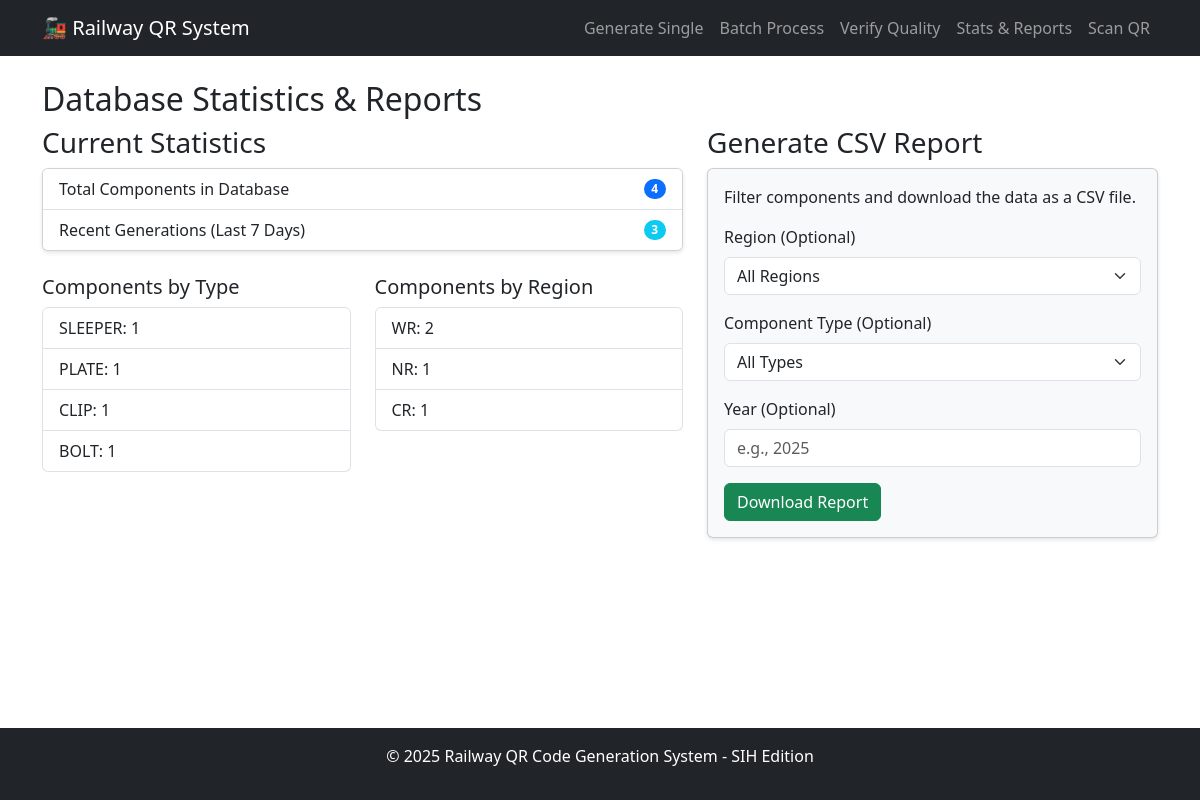
Screenshot of /report with the database file from the repository.
### tables this page shows
CREATE TABLE components (
                    id INTEGER PRIMARY KEY AUTOINCREMENT, qr_data TEXT UNIQUE NOT NULL,
                    region TEXT NOT NULL, division TEXT NOT NULL, track_id INTEGER NOT NULL,
                    km_marker INTEGER NOT NULL, component_type TEXT NOT NULL,
                    installation_date DATE NOT NULL, serial_number INTEGER NOT NULL,
                    material TEXT, size TEXT, manufacturer TEXT, warranty_expiry DATE,
                    status TEXT DEFAULT 'ACTIVE', created_at TIMESTAMP DEFAULT CURRENT_TIMESTAMP,
                    updated_at TIMESTAMP DEFAULT CURRENT_TIMESTAMP
                );

### app.py (the view, shortened to what this page needs)
@app.route('/report', methods=['GET', 'POST'])
def report():
    db_manager = get_db_manager()
    stats = db_manager.get_statistics()
    return render_template('report.html',
                           stats=stats,
                           regions=RAILWAY_REGIONS.keys(),
                           component_types=COMPONENT_TYPES.keys())

### app.py (called while the page is built)
def get_db_manager():
    return RailwayDatabaseManager()

### src/database_manager.py (called while the page is built)
    def ensure_db_directory(self):
        db_dir = os.path.dirname(self.db_path)
        if db_dir:
            os.makedirs(db_dir, exist_ok=True)

### templates/report.html (shortened to what this page needs)
{% extends 'base.html' %}
{% block content %}
<h2>Database Statistics & Reports</h2>
<div class="row">
    <div class="col-md-7">
        <h3>Current Statistics</h3>
        <div class="card">
            <ul class="list-group list-group-flush">
                <li class="list-group-item d-flex justify-content-between align-items-center">
                    Total Components in Database
                    <span class="badge bg-primary rounded-pill">{{ stats.total_components }}</span>
                </li>
                <li class="list-group-item d-flex justify-content-between align-items-center">
                    Recent Generations (Last 7 Days)
                    <span class="badge bg-info rounded-pill">{{ stats.recent_generations }}</span>
                </li>
            </ul>
        </div>
        <div class="row mt-4">
            <div class="col-md-6">
                <h5>Components by Type</h5>
                <ul class="list-group">
                    {% for type, count in stats.by_type.items() %}
                    <li class="list-group-item">{{ type }}: {{ count }}</li>
                    {% endfor %}
                </ul>
            </div>
            <div class="col-md-6">
                <h5>Components by Region</h5>
                <ul class="list-group">
                    {% for region, count in stats.by_region.items() %}
                    <li class="list-group-item">{{ region }}: {{ count }}</li>
                    {% endfor %}
                </ul>
            </div>
        </div>
    </div>
    <div class="col-md-5">
        <h3>Generate CSV Report</h3>
        <div class="card bg-light">
            <div class="card-body">
                <form method="post">
                    <p>Filter components and download the data as a CSV file.</p>
                    <div class="mb-3">
                        <label for="region" class="form-label">Region (Optional)</label>
                        <select class="form-select" id="region" name="region">
                            <option value="">All Regions</option>
                        </select>
                    </div>
                    <div class="mb-3">
                        <label for="component_type" class="form-label">Component Type (Optional)</label>
                        <select class="form-select" id="component_type" name="component_type">
                            <option value="">All Types</option>
                        </select>
                    </div>
                    <div class="mb-3">
                        <label for="year" class="form-label">Year (Optional)</label>
                        <input type="number" class="form-control" id="year" name="year" placeholder="e.g., 2025">
                    </div>
                    <button type="submit" class="btn btn-success">Download Report</button>
                </form>
            </div>
        </div>
    </div>
</div>
{% endblock %}

### templates/base.html (shortened to what this page needs)
<!DOCTYPE html>
<html lang="en">
<head>
    <link href="https://cdn.jsdelivr.net/npm/bootstrap@5.3.0/dist/css/bootstrap.min.css" rel="stylesheet">
    <link rel="stylesheet" href="{{ url_for('static', filename='css/style.css') }}">
</head>
<body>
    <nav class="navbar navbar-expand-lg navbar-dark bg-dark">
        <div class="container">
            <a class="navbar-brand" href="{{ url_for('index') }}">🚂 Railway QR System</a>
            <div class="collapse navbar-collapse" id="navbarNav">
                <ul class="navbar-nav ms-auto">
                    <li class="nav-item"><a class="nav-link" href="{{ url_for('generate') }}">Generate Single</a></li>
                    <li class="nav-item"><a class="nav-link" href="{{ url_for('batch') }}">Batch Process</a></li>
                    <li class="nav-item"><a class="nav-link" href="{{ url_for('verify') }}">Verify Quality</a></li>
                    <li class="nav-item"><a class="nav-link" href="{{ url_for('report') }}">Stats & Reports</a></li>
                    <li class="nav-item"><a class="nav-link" href="{{ url_for('scan') }}">Scan QR</a></li>
                </ul>
            </div>
        </div>
    </nav>
    <main class="container mt-4">
        {% block content %}{% endblock %}
    </main>
    <footer class="bg-dark text-white text-center p-3 mt-5">
        <p>&copy; 2025 Railway QR Code Generation System - SIH Edition</p>
    </footer>
</body>
</html>

### static/css/style.css (style rules this page uses)
body { padding-bottom: 60px; }
footer { position: fixed; bottom: 0; width: 100%; }
.card { box-shadow: 0 2px 4px rgba(0,0,0,.1); }

### rows the page displays
components: component_type "SLEEPER", serial_number "1"
components: component_type "PLATE", serial_number "1"
components: component_type "CLIP", serial_number "1"
components: component_type "BOLT", count "1"

### other values shown
{{ stats.total_components }} "4"
{{ stats.recent_generations }} "3"
{{ region }} "WR" "NR" "CR"
{{ count }} "2" "1" "1"
